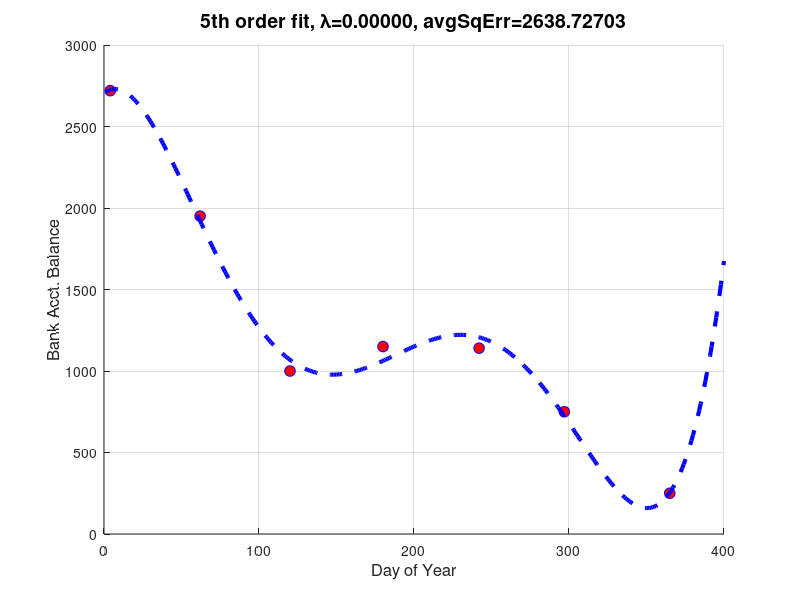

This figure's MATLAB source: (Note: this script raises an error after producing the figure.)
%===========================================================================
% question 1
%===========================================================================
clear;
close all;
x = [3 -2 5 1 0];
x1 = length(x)
x2 = 3+2+5+1+0
x3 = 9+4+25+1
x4 = max(x)


%===========================================================================
% question 2
%===========================================================================
% b


%===========================================================================
% question 3
%===========================================================================
% 4 coefficients contribute at L1=5


%===========================================================================
% question 4
%===========================================================================
% Line going up means that a specific coefficient has influence on the cost
% function, the more influence it exerts, the higher the line. Line going
% down means that a specific coefficient has less influence on the cost
% function, the less influence it exerts, the lower the line.


%===========================================================================
% question 5
%===========================================================================
clear
%day of year
x = [4 62 120 180 242 297 365]';
%bank balance
y = [2720 1950 1000 1150 1140 750 250]';

M = [ones(length(x),1) x x.^2 x.^3 x.^4 x.^5];
theta = ((M'*M)\M')*y;
avgSqErr = sum((y-M*theta).^2)./length(y);
err = num2str(avgSqErr,'%.5f');
str = strcat('5th order fit, \lambda=0.00000, avgSqErr=', err);
graphX = (1:400)';
M2 = [ones(length(graphX),1) graphX graphX.^2 graphX.^3 graphX.^4 graphX.^5];
graphY = M2*theta;
% plot
figure
scatter(x, y, 60,'MarkerEdgeColor','b','MarkerFaceColor','r')
hold on
plot(graphX, graphY,'b--','MarkerSize',10,'LineWidth',3)
% labels
title(str,'fontsize',14)
xlabel('Day of Year','fontsize',12);
ylabel('Bank Acct. Balance','fontsize',12);
grid on
print('cmpe677_hwk3_5_5th_order','-dpng')


%===========================================================================
% question 6
%===========================================================================
clear
%percent of way in semester
x = [0 0.2072 0.3494 0.4965 0.6485 0.7833 0.9400]';
%bank balance ($K)
y = [2.150 1.541 0.790 0.909 0.901 0.593 0.198]' ;
% 5th order linear regression
lambda = 0.001;
model = [ones(length(x),1) x x.^2 x.^3 x.^4 x.^5];
%theta = ((model'*model)\model')*y;
theta2 = regularNormalEquation(model,y,lambda);
avgSqErr = sum((y-model*theta2).^2)./length(y);
str = strcat('5th order regularized fit, \lambda=', num2str(lambda), ', avgSqErr=', num2str(avgSqErr,'%.5f'));
% plot 
figure
graphX = (0:0.001:1)';
M1 = [ones(length(graphX),1) graphX graphX.^2 graphX.^3 graphX.^4 graphX.^5];
%graphY1 = M1*theta;
graphY2 = M1*theta2;
scatter(x, y, 60,'MarkerEdgeColor','b','MarkerFaceColor','r')
hold on
%plot(graphX, graphY1,'b--','MarkerSize',10,'LineWidth',3)
plot(graphX, graphY2,'m--','MarkerSize',10,'LineWidth',3)
% labels
title(str,'fontsize',14)
xlabel('Percent of Way in Semester','fontsize',12);
ylabel('Bank Balance ($K)','fontsize',12);
grid on
print('cmpe677_hwk3_6_regularized','-dpng')



%===========================================================================
% question 7
%===========================================================================
clear
%percent of way in semester
x =[0 0.2072 0.3494 0.4965 0.6485 0.7833 0.9400]';
%bank balance ($K)
y =[2.150 1.541 0.790 0.909 0.901 0.593 0.198]';
lambda = [0 0.001 1];
D = [1 3 5];
D1 = [ones(length(x),1) x];
D3 = [ones(length(x),1) x x.^2 x.^3];
D5 = [ones(length(x),1) x x.^2 x.^3 x.^4 x.^5];
models = {D1, D3, D5};
count = 0;
index = 0;
figure
for lam = lambda
  count = 0;
  for d = D
    index = index + 1;
    count = count + 1;
    str = strcat('D=', num2str(d), ', \lambda=', num2str(lam));
    subplot(3,3,index)
    theta = regularNormalEquation(models{count},y,lam);
    plot(x,models{count}*theta)
    title(str,'fontsize',8)
  end
end
print('cmpe677_hwk3_7_3x3','-dpng')
    


%===========================================================================
% question 8
%===========================================================================
clear
figure
rng(2000);  %random number generator seed
mu = [0 0 ];
sigma = [4 1.5 ; 1.5 2];
r = mvnrnd(mu,sigma,50); %create two features, 50 samples of each
y = r(:,1);
x = (pi*(1:50)/20)';  %scale x for sin
y = 10*sin(x).*(4+y); % add some curvature
y = y + x*4;  % gradually rise over time
hold off;
plot(x,y,'x'); 

xtrain = x(1:2:end); ytrain = y(1:2:end);
xtest = x(2:2:end); ytest = y(2:2:end);
figure;
hold off
plot(xtrain, ytrain, 'rs', 'MarkerSize', 10,'LineWidth',3,'markerfacecolor','c','markeredgecolor','b'); % Plot the data
hold on
plot(xtest, ytest, 'ro', 'MarkerSize', 10,'LineWidth',3,'markerfacecolor','m','markeredgecolor','r'); % Plot the data
grid on; legend('train','test');

model = [ones(length(x),1) x x.^2 x.^3];
[theta, Stats] = lasso(model,y,'CV',2);
lassoPlot(theta, Stats, 'PLotType','CV')



%===========================================================================
% question 9
%===========================================================================
clear
% Load Data
data = load('ex1data2.txt');
X = data(:, 1:2);
y = data(:, 3);
 
% Scale features and set them to zero mean with std=1
[Xnorm mu sigma] = featureNormalize(X);  % reuse this function from hwk2
 
% Add intercept term to X
Xdata = [ones(length(X),1) Xnorm];
 
% Init Theta and lambda
theta = ((Xdata'*Xdata)\Xdata')*y;  %well..this is the optimal solution
lambda=1;
 
%Run Compute Cost 
disp(computeCostReg(Xdata,y,theta, lambda))



%===========================================================================
% question 10
%===========================================================================
clear
data = load('ex1data1.txt'); % Dataset from Andrew Ng, Machine Learning MOOC
X = data(:, 1);
y = data(:, 2);
M = [ones(length(X),1) X];
theta_init = zeros(2, 1); % initialize fitting parameters to zero
% Some gradient descent settings
iterations = 1500;
alpha = 0.01;
lambda = 0;
% run gradient descent
theta_unreg = gradientDescentMultiReg(M, y, theta_init, alpha, iterations, lambda);
lin_reg = ((M'*M)\M')*y; % optimal solution
lambda = 1;
theta_reg = gradientDescentMultiReg(M, y, theta_init, alpha, iterations, lambda);
fprintf('Linear Regression: [%f,%f]\n',lin_reg);
fprintf('Gradient Descent: [%f,%f]\n',theta_unreg);
fprintf('Regularized Gradient Descent: [%f,%f]\n',theta_reg)
